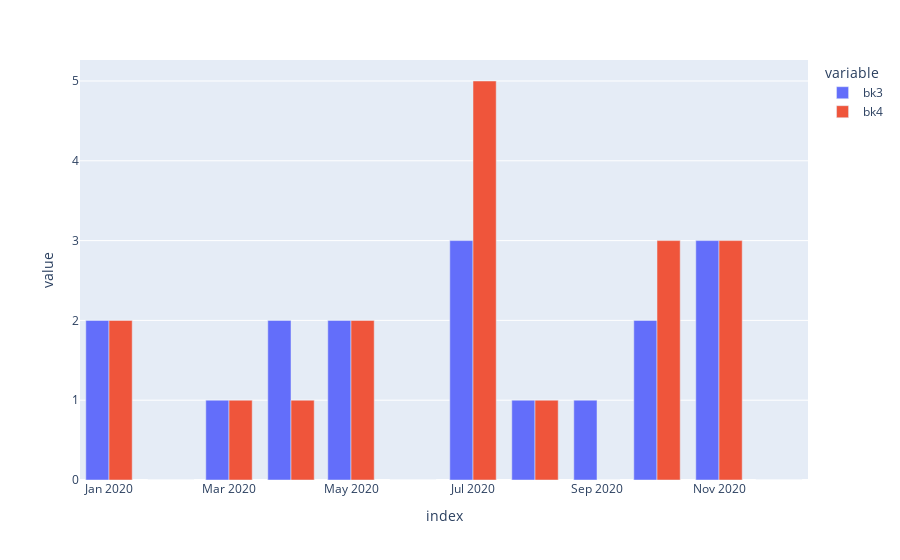

This figure's notebook cell:
### Code cell
px.bar(b_cmp, barmode='group')

### Figure 1 — Plotly figure (JSON) as saved in the notebook; plotly's stock layout.template omitted (floating-point values rounded to 4 significant figures)
{"data": [{"alignmentgroup": "True", "hovertemplate": "variable=bk3<br>index=%{x}<br>value=%{y}<extra></extra>", "legendgroup": "bk3", "marker": {"color": "#636efa", "pattern": {"shape": ""}}, "name": "bk3", "offsetgroup": "bk3", "orientation": "v", "showlegend": true, "textposition": "auto", "type": "bar", "x": ["2020-01-01T00:00:00", "2020-02-01T00:00:00", "2020-03-01T00:00:00", "2020-04-01T00:00:00", "2020-05-01T00:00:00", "2020-06-01T00:00:00", "2020-07-01T00:00:00", "2020-08-01T00:00:00", "2020-09-01T00:00:00", "2020-10-01T00:00:00", "2020-11-01T00:00:00", "2020-12-01T00:00:00"], "xaxis": "x", "y": [2, 0, 1, 2, 2, 0, 3, 1, 1, 2, 3, 0], "yaxis": "y"}, {"alignmentgroup": "True", "hovertemplate": "variable=bk4<br>index=%{x}<br>value=%{y}<extra></extra>", "legendgroup": "bk4", "marker": {"color": "#EF553B", "pattern": {"shape": ""}}, "name": "bk4", "offsetgroup": "bk4", "orientation": "v", "showlegend": true, "textposition": "auto", "type": "bar", "x": ["2020-01-01T00:00:00", "2020-02-01T00:00:00", "2020-03-01T00:00:00", "2020-04-01T00:00:00", "2020-05-01T00:00:00", "2020-06-01T00:00:00", "2020-07-01T00:00:00", "2020-08-01T00:00:00", "2020-09-01T00:00:00", "2020-10-01T00:00:00", "2020-11-01T00:00:00", "2020-12-01T00:00:00"], "xaxis": "x", "y": [2, 0, 1, 1, 2, 0, 5, 1, 0, 3, 3, 0], "yaxis": "y"}], "layout": {"barmode": "group", "legend": {"title": {"text": "variable"}, "tracegroupgap": 0}, "margin": {"t": 60}, "xaxis": {"anchor": "y", "domain": [0, 1], "title": {"text": "index"}}, "yaxis": {"anchor": "x", "domain": [0, 1], "title": {"text": "value"}}}}
